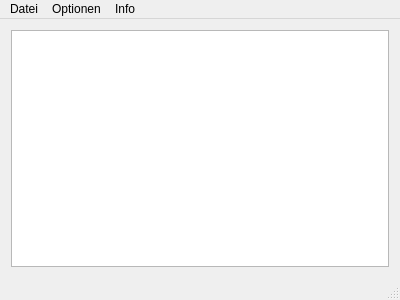
<?xml version="1.0" encoding="UTF-8"?>
<ui version="4.0">
 <class>MainWindow</class>
 <widget class="QMainWindow" name="MainWindow">
  <property name="geometry">
   <rect>
    <x>0</x>
    <y>0</y>
    <width>400</width>
    <height>300</height>
   </rect>
  </property>
  <property name="windowTitle">
   <string>MainWindow</string>
  </property>
  <widget class="QWidget" name="centralWidget">
   <layout class="QVBoxLayout" name="verticalLayout">
    <item>
     <widget class="GraphicsView" name="graphicsView"/>
    </item>
   </layout>
  </widget>
  <widget class="QMenuBar" name="menuBar">
   <property name="geometry">
    <rect>
     <x>0</x>
     <y>0</y>
     <width>400</width>
     <height>22</height>
    </rect>
   </property>
   <widget class="QMenu" name="menuDatei">
    <property name="title">
     <string>Datei</string>
    </property>
    <addaction name="separator"/>
    <addaction name="separator"/>
    <addaction name="separator"/>
    <addaction name="action_Print"/>
    <addaction name="separator"/>
    <addaction name="action_Close"/>
   </widget>
   <widget class="QMenu" name="menuInfo">
    <property name="title">
     <string>Info</string>
    </property>
    <addaction name="action_About"/>
   </widget>
   <widget class="QMenu" name="menuOptionen">
    <property name="title">
     <string>Optionen</string>
    </property>
    <addaction name="action_Settings"/>
    <addaction name="actionDefineEAIglobal"/>
    <addaction name="separator"/>
    <addaction name="action_drawDeformedSystem"/>
    <addaction name="action_colorRods"/>
    <addaction name="action_markZeroLoadingRods"/>
    <addaction name="separator"/>
    <addaction name="action_ShowNodeNumbers"/>
    <addaction name="action_ShowRodNumbers"/>
    <addaction name="separator"/>
    <addaction name="action_ShowSystemDefinition"/>
   </widget>
   <addaction name="menuDatei"/>
   <addaction name="menuOptionen"/>
   <addaction name="menuInfo"/>
  </widget>
  <widget class="QStatusBar" name="statusBar"/>
  <action name="action_New">
   <property name="text">
    <string>Neu (Ctrl+N)</string>
   </property>
   <property name="toolTip">
    <string>Neues Fachwerk</string>
   </property>
   <property name="shortcut">
    <string>Ctrl+N</string>
   </property>
  </action>
  <action name="action_Open">
   <property name="text">
    <string>Öffnen (Ctrl+O)</string>
   </property>
   <property name="toolTip">
    <string>Fachwerkdatei öffnen</string>
   </property>
   <property name="shortcut">
    <string>Ctrl+O</string>
   </property>
  </action>
  <action name="action_Save">
   <property name="text">
    <string>Speichern (Ctrl+S)</string>
   </property>
   <property name="toolTip">
    <string>geöffnetes Fachwerk speichern</string>
   </property>
   <property name="shortcut">
    <string>Ctrl+S</string>
   </property>
  </action>
  <action name="action_SaveAs">
   <property name="text">
    <string>Speichern unter</string>
   </property>
   <property name="toolTip">
    <string>geöffnetes Fachwerk als neue Datei speichern</string>
   </property>
  </action>
  <action name="action_Close">
   <property name="text">
    <string>Schließen (Alt+F4)</string>
   </property>
   <property name="toolTip">
    <string>beendet den Fachwerkrechner</string>
   </property>
  </action>
  <action name="action_About">
   <property name="text">
    <string>Über</string>
   </property>
   <property name="toolTip">
    <string>Informationen über den Fachwerkrechner</string>
   </property>
  </action>
  <action name="action_Settings">
   <property name="text">
    <string>Einstellungen</string>
   </property>
   <property name="toolTip">
    <string>Einstellungen des Fachwerkrechners bearbeiten</string>
   </property>
  </action>
  <action name="action_colorRods">
   <property name="checkable">
    <bool>true</bool>
   </property>
   <property name="text">
    <string>Stäbe einfärben</string>
   </property>
   <property name="toolTip">
    <string>Stäbe anhand ihrer Stabkraft farbskalieren</string>
   </property>
  </action>
  <action name="action_markZeroLoadingRods">
   <property name="checkable">
    <bool>true</bool>
   </property>
   <property name="text">
    <string>Nullstäbe markieren</string>
   </property>
   <property name="toolTip">
    <string>markiert die Nullstäbe des Systems</string>
   </property>
  </action>
  <action name="action_ShowSystemDefinition">
   <property name="text">
    <string>Systemdefinition anzeigen</string>
   </property>
   <property name="toolTip">
    <string>listet alle Elemente des Systems auf</string>
   </property>
  </action>
  <action name="action_ShowRodNumbers">
   <property name="checkable">
    <bool>true</bool>
   </property>
   <property name="text">
    <string>Stabnummerierung anzeigen</string>
   </property>
   <property name="toolTip">
    <string>zeigt die Stabnummern an</string>
   </property>
  </action>
  <action name="action_ShowNodeNumbers">
   <property name="checkable">
    <bool>true</bool>
   </property>
   <property name="text">
    <string>Knotennummerierung anzeigen</string>
   </property>
   <property name="toolTip">
    <string>zeigt die Knotennummerierung an</string>
   </property>
  </action>
  <action name="action_Print">
   <property name="text">
    <string>Drucken (Ctrl+P)</string>
   </property>
   <property name="toolTip">
    <string>das System drucken oder als PDF-Dokument exportieren</string>
   </property>
   <property name="shortcut">
    <string>Ctrl+P</string>
   </property>
  </action>
  <action name="action_drawDeformedSystem">
   <property name="checkable">
    <bool>true</bool>
   </property>
   <property name="text">
    <string>Deformiertes System zeichnen</string>
   </property>
  </action>
  <action name="actionDefineEAIglobal">
   <property name="text">
    <string>Definiere E, A, I global</string>
   </property>
  </action>
 </widget>
 <layoutdefault spacing="6" margin="11"/>
 <customwidgets>
  <customwidget>
   <class>GraphicsView</class>
   <extends>QGraphicsView</extends>
   <header>widgets/graphicsview.h</header>
  </customwidget>
 </customwidgets>
 <resources/>
 <connections/>
</ui>
